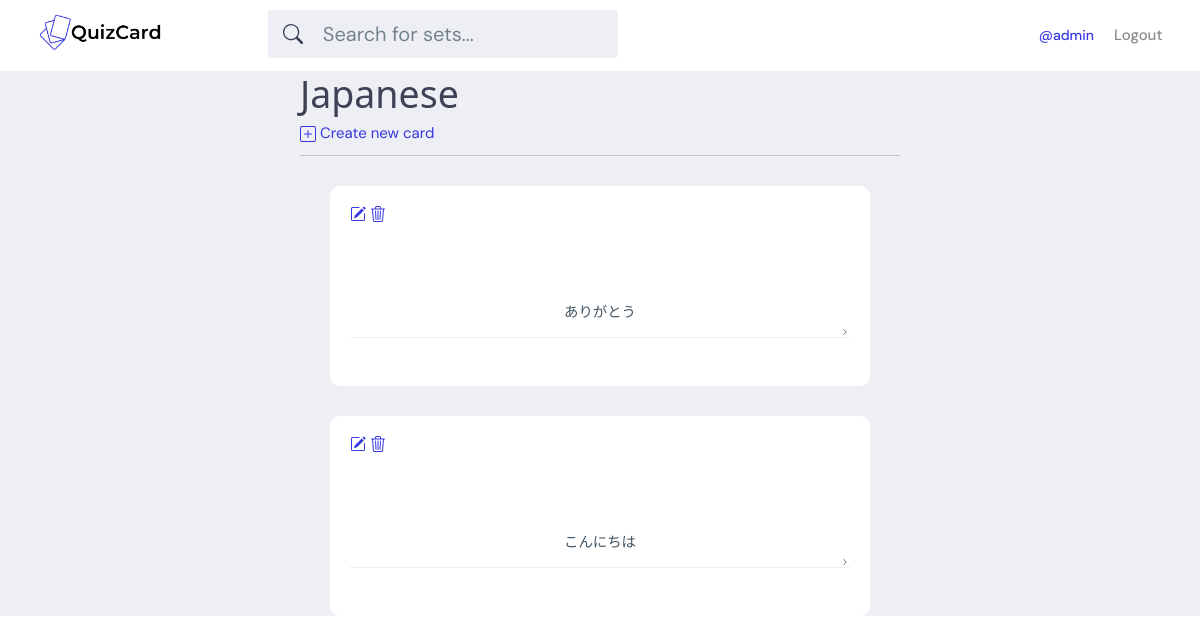
The app's page /set/1/ (signed in) with its own data.
### base/models.py (models this page shows, shortened)
class Set(models.Model):
    user = models.ForeignKey(User, on_delete=models.SET_NULL, null=True)
    topic = models.ForeignKey(Topic, on_delete=models.SET_NULL, null=True)
    name = models.CharField(max_length=200)
    updated = models.DateTimeField(auto_now=True)
    created = models.DateTimeField(auto_now_add=True)
    class Meta:
        ordering = ['-updated', '-created']

class Card(models.Model):
    set = models.ForeignKey(Set, on_delete=models.CASCADE)
    front = models.TextField()
    back = models.TextField()
    updated = models.DateTimeField(auto_now=True)
    created = models.DateTimeField(auto_now_add=True)
    class Meta:
        ordering = ['-updated', '-created']

### base/views.py (the view)
# urls.py: path('set/<str:pk>/', views.set, name="set"),
def set(request, pk):
    set = Set.objects.get(id=pk)
    set_cards = set.card_set.all().order_by('-created')
    context = {'set': set, 'set_cards': set_cards}
    return render(request, 'base/set.html', context)

### base/templates/base/set.html (shortened to what this page needs)
{% extends 'main.html' %}
{% block content %}
<div class="card-container content-container">
    <h1>{{set.name}}</h1>
    {% if request.user == set.user %}
    <a class="create-card" href="{% url 'create-card' set.id %}">
        <svg href="{% url 'create-card' set.id %}" xmlns="http://www.w3.org/2000/svg" width="16" height="16" fill="currentColor" class="bi bi-plus-square" viewBox="0 0 16 16">
            <path d="M14 1a1 1 0 0 1 1 1v12a1 1 0 0 1-1 1H2a1 1 0 0 1-1-1V2a1 1 0 0 1 1-1h12zM2 0a2 2 0 0 0-2 2v12a2 2 0 0 0 2 2h12a2 2 0 0 0 2-2V2a2 2 0 0 0-2-2H2z"/>
            <path d="M8 4a.5.5 0 0 1 .5.5v3h3a.5.5 0 0 1 0 1h-3v3a.5.5 0 0 1-1 0v-3h-3a.5.5 0 0 1 0-1h3v-3A.5.5 0 0 1 8 4z"/>
        </svg>
        Create new card
    </a>
    {% endif %}
    <hr>
    <div class="card-wrapper">
        {% for card in set_cards %}
            <div class="card-box">
                <details>
                    <summary>
                        {% if request.user == set.user %}
                        <a href= {% url 'update-card' set.id card.id %}>
                        <a href="{% url 'delete-card' set.id card.id %}">
                        </a>
                        {% endif %}
                        <p>{{card.front}}</p>
                    </summary>
                </details>
            </div>
        {% endfor %}
    </div>
</div>
{% endblock content %}

### templates/navbar.html (shortened to what this page needs)
{% load static %}
<header class="header header--loggedIn">
    <div class="container">
        <a href="{% url 'home' %}" class="header__logo">
            <img src="{% static 'assets/logo.png' %}" />
        </a>
        <form class="header__search" method="GET" action="{% url 'home' %}" >
            <label>
            <input type="text" name="q" placeholder="Search for sets..." />
            </label>
        </form>
        <nav class="header__menu">
            {% if request.user.is_authenticated %}
            <div class="header__user">
                <a href="{% url 'user-profile' request.user.id %}"><span>@{{request.user.username}}</span></a>
                <a href="{% url 'logout' %}" >Logout</a>
            {% else %}
                <a href="{% url 'login' %}" >Login</a>
            </div>
            {% endif %}
        </nav>
    </div>
</header>

### static/styles/styles.css (style rules this page uses)
:root { --color-main: #3738e2; --color-main-light: #0087FF; --color-dark: #3f4156; --color-dark-medium: #51546e; --color-dark-light: #696d97; --color-light: #fff; --color-gray: #8b8b8b; --color-light-gray: #b2bdbd; --color-bg: #edeff4; --color-success: #5dd693; --color-error: #fc4b0b; }
* { font-family: "DM Sans", -apple-system, BlinkMacSystemFont, "Segoe UI", Roboto, Oxygen, Ubuntu, Cantarell, "Open Sans", "Helvetica Neue", sans-serif; margin: 0; padding: 0; box-sizing: border-box; text-rendering: optimizeLegibility; font-size: inherit; }
html { font-size: 56.25%; }
@media only screen and (min-width: 1200px) { html { font-size: 62.5%; } }
body { line-height: 1.6; font-weight: 400; font-size: 1.5rem; color: var(--color-dark); background-color: var(--color-bg); }
img { width: 100%; }
a { display: inline-block; color: var(--color-main); text-decoration: none; }
input:not([type=checkbox],[type=radio]),select,textarea { width: max-content; }
.header { padding: 1rem; background-color: var(--color-light); }
.header > .container { display: flex; gap: 9.5rem; }
.header__logo, .header__user { display: flex; gap: 2rem; align-items: center; }
.header__logo > img { height: 40px; width: auto; }
.header__search > label { background-color: var(--color-bg); padding: 0.8rem 0.5rem; display: flex; align-items: center; gap: 1rem; border-radius: 4px; }
.header__search svg { fill: var(--color-dark); width: 2rem; height: 2rem; margin-left: 1rem; }
.header__search input { width: 30rem; background: transparent; border: none; outline: none; color: var(--color-dark); }
.header__menu { margin-left: auto; position: relative; }
.header__menu a { display: flex; gap: 1.5rem; align-items: center; font-weight: 500; text-decoration: none; color: var(--color-gray); }
.header__menu span { color: var(--color-main); font-weight: 500; font-size: 1.4rem; display: block; }
.content-container { width: 50%; margin: auto; }
.card-container h1 { font-size: 2.5em; }
.card-box { min-height: 20rem; margin: 3rem; border-radius: 1rem; padding: 2rem; background-color: #fff; }
.card-box p { text-align: center; font-size: 1.2vw; overflow-wrap: break-word; text-wrap: balance; }
details p { margin: 7.5rem auto auto auto; padding: 1rem; }
details summary { margin: auto auto auto auto; }

### records on screen
Set: name "Japanese"
Card: front "ありがとう"
Card: front "こんにちは"

### other values on screen
{{ request.user.username }} "admin"
